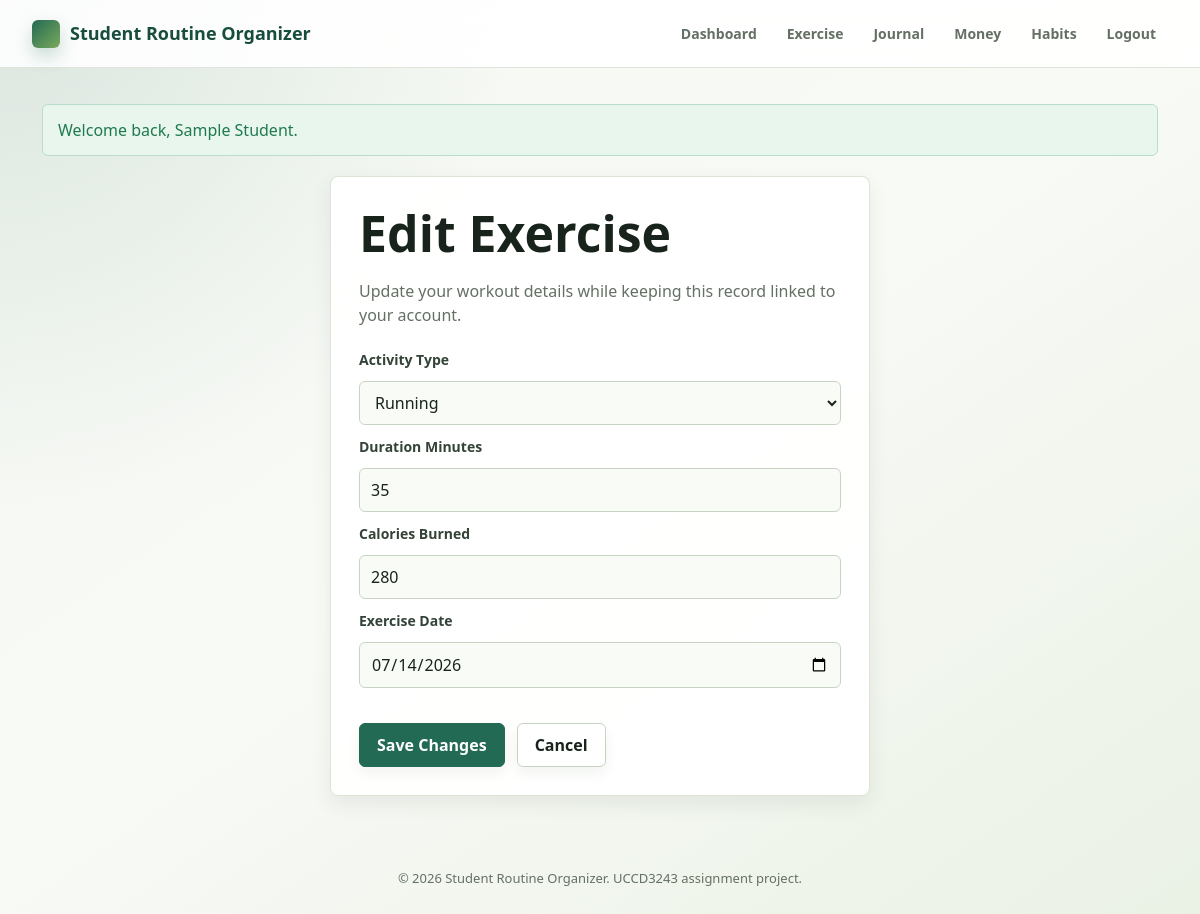
Page /modules/exercise/edit.php?id=1 (signed in) on the committed database.
### tables this page shows
CREATE TABLE exercise_records (
  exercise_id INT AUTO_INCREMENT PRIMARY KEY,
  user_id INT NOT NULL,
  activity_type VARCHAR(80) NOT NULL,
  duration_minutes INT NOT NULL,
  calories_burned INT NOT NULL,
  exercise_date DATE NOT NULL,
  notes VARCHAR(255),
  created_at TIMESTAMP DEFAULT CURRENT_TIMESTAMP,
  updated_at TIMESTAMP DEFAULT CURRENT_TIMESTAMP ON UPDATE CURRENT_TIMESTAMP,
  CONSTRAINT fk_exercise_user
    FOREIGN KEY (user_id) REFERENCES users(user_id)
    ON DELETE CASCADE,
  INDEX idx_exercise_user_date (user_id, exercise_date)
);

### modules/exercise/exercise_helpers.php (called while the page is built, shortened)
<?php
function exerciseActivityOptions(): array
{
    return [
        'Running' => 'Running',
        'Cycling' => 'Cycling',
        'Gym Session' => 'Gym Session',
        'Swimming' => 'Swimming',
        'Walking' => 'Walking',
        'Yoga' => 'Yoga',
        'Basketball' => 'Basketball',
        'Pickleball' => 'Pickleball',
        'Badminton' => 'Badminton',
        'Other' => 'Other',
    ];
}
function exerciseDefaultFormData(): array
{
    return [
        'activity_type' => 'Running',
        'duration_minutes' => '',
        'calories_burned' => '',
        'exercise_date' => date('Y-m-d'),
        'custom_activity_type' => '',
    ];
}
function exerciseLoadForUser(mysqli $connection, int $exerciseId, int $userId): ?array
{
    $stmt = $connection->prepare('SELECT * FROM exercise_records WHERE exercise_id = ? AND user_id = ? LIMIT 1');
    $stmt->bind_param('ii', $exerciseId, $userId);
    $stmt->execute();
    $exercise = $stmt->get_result()->fetch_assoc();
    return $exercise ?: null;
}

### includes/validation.php (called while the page is built, shortened)
<?php
function cleanInput(string $value): string
{
    return trim($value);
}
function escapeOutput(?string $value): string
{
    return htmlspecialchars((string) $value, ENT_QUOTES, 'UTF-8');
}

### modules/exercise/edit.php (the view, shortened to what this page needs)
<?php
require __DIR__ . '/../../config/database.php';
require __DIR__ . '/../../includes/validation.php';
require __DIR__ . '/exercise_helpers.php';
$userId = (int) $_SESSION['user_id'];
$exerciseId = filter_var($_GET['id'] ?? null, FILTER_VALIDATE_INT);
$focusField = cleanInput((string) ($_GET['focus'] ?? ''));
if (!in_array($focusField, ['duration_minutes', 'calories_burned'], true)) {
    $focusField = '';
}
$data = exerciseDefaultFormData();
try {
    $connection = getDatabaseConnection();
    $exercise = exerciseLoadForUser($connection, (int) $exerciseId, $userId);
    $data = array_merge($data, [
        'activity_type' => $exercise['activity_type'],
        'duration_minutes' => (string) $exercise['duration_minutes'],
        'calories_burned' => (string) $exercise['calories_burned'],
        'exercise_date' => $exercise['exercise_date'],
        'custom_activity_type' => array_key_exists($exercise['activity_type'], exerciseActivityOptions()) ? '' : $exercise['activity_type'],
    ]);
} catch (Throwable $exception) {
    $pageError = 'Exercise editing is unavailable right now. Please check the database setup.';
}
$selectedActivityType = array_key_exists($data['activity_type'], exerciseActivityOptions()) ? $data['activity_type'] : 'Other';
require __DIR__ . '/../../includes/header.php';
?>
<section class="panel narrow">
    <h1>Edit Exercise</h1>
    <p class="muted">Update your workout details while keeping this record linked to your account.</p>
    <form method="post" action="<?= BASE_URL; ?>/modules/exercise/edit.php?id=<?= (int) $exerciseId; ?>">
        <label for="activity_type">Activity Type</label>
        <select id="activity_type" name="activity_type" required>
            <?php foreach (exerciseActivityOptions() as $value => $label): ?>
                <option value="<?= escapeOutput($value); ?>" <?= $selectedActivityType === $value ? 'selected' : ''; ?>><?= escapeOutput($label); ?></option>
            <?php endforeach; ?>
        </select>
        <label for="duration_minutes">Duration Minutes</label>
        <input id="duration_minutes" name="duration_minutes" type="number" min="1" max="1440" step="1" value="<?= escapeOutput($data['duration_minutes']); ?>" <?= $focusField === 'duration_minutes' ? 'autofocus' : ''; ?> required>
        <label for="calories_burned">Calories Burned</label>
        <input id="calories_burned" name="calories_burned" type="number" min="0" max="20000" step="1" value="<?= escapeOutput($data['calories_burned']); ?>" <?= $focusField === 'calories_burned' ? 'autofocus' : ''; ?> required>
        <label for="exercise_date">Exercise Date</label>
        <input id="exercise_date" name="exercise_date" type="date" value="<?= escapeOutput($data['exercise_date']); ?>" required>
        <div class="button-row">
            <button class="button primary" type="submit">Save Changes</button>
            <a class="button" href="<?= BASE_URL; ?>/modules/exercise/index.php?view=workouts">Cancel</a>
        </div>
    </form>
</section>
<?php require __DIR__ . '/../../includes/footer.php'; ?>

### assets/css/journal_editor.css (style rules this page uses)
:root { --nj-bg: #f4f7f2; --nj-surface: rgba(255, 255, 255, 0.94); --nj-surface-soft: #f8faf6; --nj-primary: #236a54; --nj-primary-dark: #174d3d; --nj-primary-light: #e2f1ea; --nj-text: #17231b; --nj-muted: #647064; --nj-border: #dbe4d7; --nj-rose: #b84a62; --nj-rose-light: #fdebf0; --nj-amber: #d9822b; --nj-amber-light: #fff0de; --nj-blue: #3569b7; --nj-blue-light: #e8effb; --nj-purple: #7b4eb2; --nj-purple-light: #f1ebf9; --nj-shadow-sm: 0 4px 14px rgba(23, 35, 27, 0.06); --nj-shadow-md: 0 10px 30px rgba(23, 35, 27, 0.1); --nj-shadow-lg: 0 20px 45px rgba(23, 35, 27, 0.15); --nj-radius: 12px; --nj-radius-sm: 8px; --nj-font-ui: 'Plus Jakarta Sans', 'Inter', -apple-system, BlinkMacSystemFont, sans-serif; --nj-font-canvas: 'Lora', 'Playfair Display', Georgia, serif; }
.noted-brand, .noted-view-btn, .noted-tool-btn, .quick-filter-item, .sidebar-note-card, .tool-choice-btn, .color-dot, .stamp-btn, .button, .rotate-handle, .media-quick-bar button, .journal-card h2 a, .journal-draft-card h3, .calendar-note-pill, .calendar-day-cell, .journal-template-card, .add-subject-btn { cursor: pointer !important; }

### rows in the picture
exercise_records: duration_minutes "35", calories_burned "280", exercise_date "07/14/2026"

### other values in the picture
APP_NAME "Student Routine Organizer"
escapeOutput($label) "Dashboard"
escapeOutput($label) "Exercise"
escapeOutput($label) "Journal"
escapeOutput($label) "Money"
escapeOutput($label) "Habits"
$message "Welcome back, Sample Student."
form field activity_type "Running"
